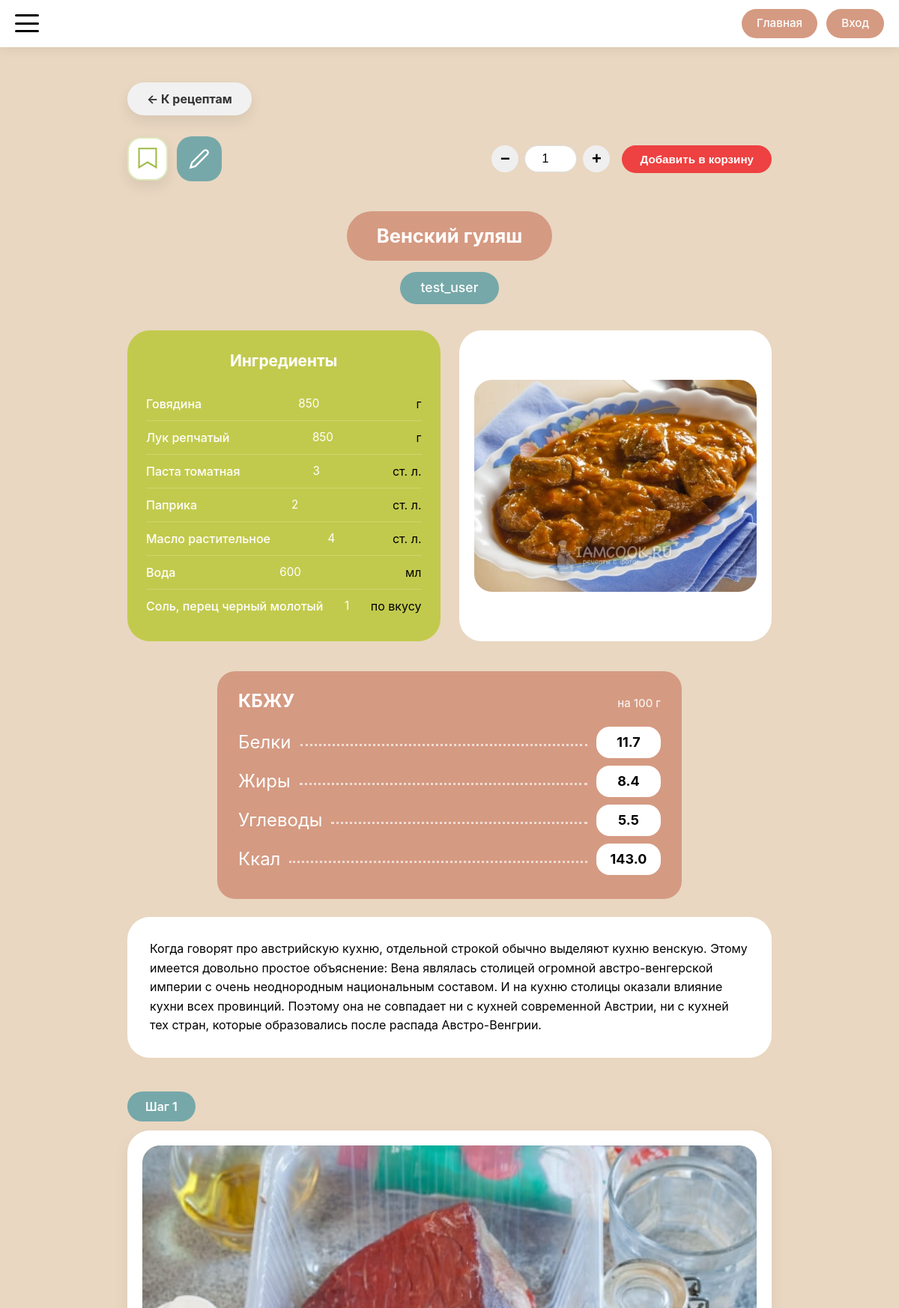
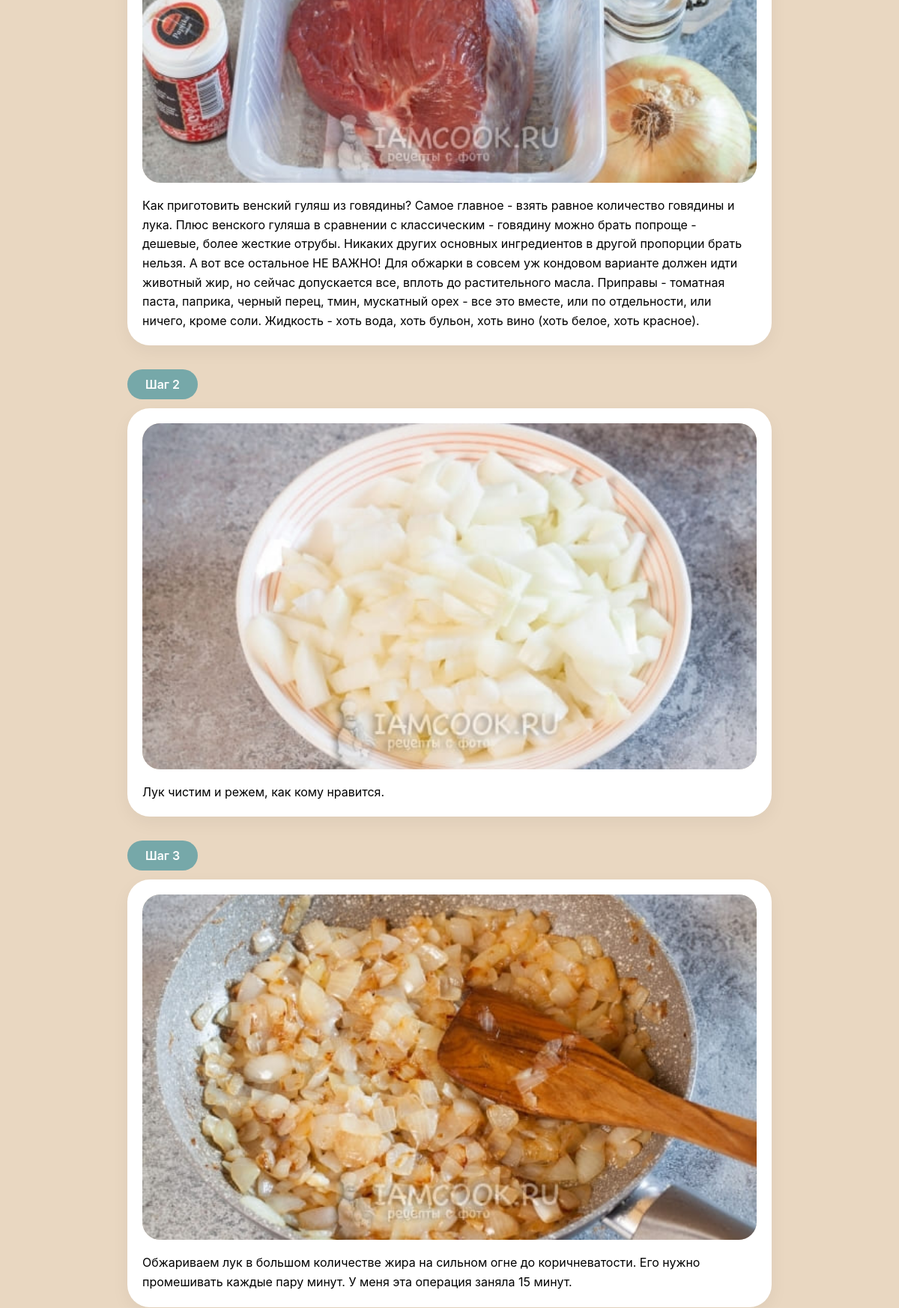
Screenshot of /recipes/21 (upper part) with the database file from the repository (2 pictures, top to bottom).
### models.py (models this page shows, shortened)
class Recipe(db.Model):
    __tablename__ = 'recipe'
    id = db.Column(db.Integer, primary_key=True)
    title = db.Column(db.String(200), nullable=False)
    description = db.Column(db.Text)
    author_id = db.Column(db.Integer, db.ForeignKey('user.id'), nullable=False)
    status = db.Column(db.Enum(RecipeStatusEnum), nullable=False, default=RecipeStatusEnum.PENDING)
    created_at = db.Column(db.DateTime, default=datetime.utcnow)
    updated_at = db.Column(db.DateTime, default=datetime.utcnow, onupdate=datetime.utcnow)
    main_image_url = db.Column(db.String(300))
    calories = db.Column(db.Float, nullable=True)
    proteins = db.Column(db.Float, nullable=True)
    fats = db.Column(db.Float, nullable=True)
    carbohydrates = db.Column(db.Float, nullable=True)
    ingredients = db.Column(db.JSON)  # В SQLAlchemy JSON может хранить массивы
    steps = db.relationship('RecipeStep', backref='recipe', lazy='dynamic', cascade='all, delete-orphan')
    comments = db.relationship('Comment', backref='recipe', lazy='dynamic', cascade='all, delete-orphan')
    notes = db.relationship('Note', backref='recipe', lazy='dynamic', cascade='all, delete-orphan')
    favorites = db.relationship('Favorite', backref='recipe', lazy='dynamic', cascade='all, delete-orphan')
    cart_items = db.relationship('CartItem', backref='recipe', lazy='dynamic', cascade='all, delete-orphan')

class User(db.Model, UserMixin):
    __tablename__ = 'user'
    id = db.Column(db.Integer, primary_key=True)
    username = db.Column(db.String(100), unique=True, nullable=False)
    password_hash = db.Column(db.String(255), nullable=False)
    avatar_url = db.Column(db.String(300))
    created_at = db.Column(db.DateTime, default=datetime.utcnow)
    role = db.Column(db.Enum(UserRoleEnum), nullable=False, default=UserRoleEnum.USER)
    recipes = db.relationship('Recipe', backref='author', lazy='dynamic')
    comments = db.relationship('Comment', backref='author', lazy='dynamic')
    favorites = db.relationship('Favorite', backref='user', lazy='dynamic')
    cart_items = db.relationship('CartItem', backref='user', lazy='dynamic')
    notes = db.relationship('Note', backref='user', lazy='dynamic')
    chefs = db.relationship('Chef', backref='admin', lazy='dynamic')
    articles = db.relationship('Article', backref='author', lazy='dynamic')
    chef_ratings = db.relationship('ChefRating', backref='user', lazy='dynamic', cascade='all, delete-orphan')

class RecipeStep(db.Model):
    __tablename__ = 'recipe_step'
    id = db.Column(db.Integer, primary_key=True)
    recipe_id = db.Column(db.Integer, db.ForeignKey('recipe.id'), nullable=False)
    step_number = db.Column(db.Integer, nullable=False)
    text = db.Column(db.Text, nullable=False)
    image_url = db.Column(db.String(300))
    __table_args__ = (
        db.UniqueConstraint('recipe_id', 'step_number', name='unique_recipe_step'),
    )

### routes/recipe_routes.py (the view, shortened to what this page needs)
@app.route('/recipes/<int:recipe_id>')
def recipe_detail(recipe_id):
    recipe = Recipe.query.get_or_404(recipe_id)
    if current_user.is_authenticated and recipe.author_id == current_user.id:
        return redirect(url_for('recipe_manage', recipe_id=recipe.id))
    is_favorite = False
    cart_servings = 1
    is_in_cart = False
    comments_allowed = recipe.status == RecipeStatusEnum.PUBLISHED
    comments = get_recipe_comments(recipe.id)
    return render_template(
        'recipes/recipe_detail.html',
        recipe=recipe,
        is_favorite=is_favorite,
        cart_servings=cart_servings,
        is_in_cart=is_in_cart,
        comments=comments,
        comments_allowed=comments_allowed
    )

### app.py (called while the page is built)
@app.context_processor
def inject_enums():
    return dict(UserRoleEnum=UserRoleEnum)

### routes/recipe_routes.py (called while the page is built)
def get_recipe_comments(recipe_id):
    comments = (
        Comment.query
        .filter_by(recipe_id=recipe_id)
        .order_by(Comment.created_at.asc())
        .all()
    )
    for comment in comments:
        if comment.created_at and comment.updated_at:
            comment.is_edited = (comment.updated_at - comment.created_at).total_seconds() > 1
        else:
            comment.is_edited = False
    return comments

### templates/recipes/recipe_detail.html (shortened to what this page needs)
{% extends 'base/base.html' %}
{% block main_class %}recipe-detail-main{% endblock %}
{% block container_class %}recipe-detail-container{% endblock %}
{% block content %}
{% with back_url=url_for('recipes'), back_text='К рецептам', back_class='recipe-back-btn' %}
{% include 'components/_back_button.html' %}
{% endwith %}
<div class="recipe-actions-bar">
    <form action="{{ url_for('toggle_favorite', recipe_id=recipe.id) }}" method="POST">
        <button
                type="submit"
                class="recipe-favorite-ribbon js-favorite-toggle {{ 'is-active' if is_favorite else '' }}"
                aria-label="{{ 'Удалить из избранного' if is_favorite else 'Добавить в избранное' }}"
                title="{{ 'Удалить из избранного' if is_favorite else 'Добавить в избранное' }}"
        >
            <svg width="28" height="32" viewBox="0 0 24 28" fill="none" xmlns="http://www.w3.org/2000/svg">
                <path d="M2 2H22V24L12 18L2 24V2Z"/>
            </svg>
        </button>
    </form>
    <a href="{{ url_for('recipe_notes', recipe_id=recipe.id) }}" class="recipe-notes-icon" title="Мои заметки">
        <svg width="28" height="28" viewBox="0 0 24 24" fill="none" stroke="currentColor" stroke-width="2">
            <path d="M17 3a2.85 2.83 0 1 1 4 4L7.5 20.5 2 22l1.5-5.5L17 3z"/>
        </svg>
    </a>
    <div class="recipe-action-buttons">
        <form action="{{ url_for('add_to_cart', recipe_id=recipe.id) }}" method="POST" class="add-to-cart-form">
            <div class="servings-control">
                <button type="button" class="servings-btn" data-action="minus">−</button>
                <input
                        type="number"
                        name="servings"
                        class="servings-input"
                        value="{{ cart_servings }}"
                        min="1"
                >
                <button type="button" class="servings-btn" data-action="plus">+</button>
            </div>
            <button type="submit" class="recipe-action-btn action-cart">
                {% if is_in_cart %}
                Обновить корзину
                {% else %}
                Добавить в корзину
                {% endif %}
            </button>
        </form>
    </div>
</div>
<div class="recipe-info-block">
    <div class="recipe-title-wrapper">
        <div class="recipe-title-pill">{{ recipe.title }}</div>
    </div>
    <div class="recipe-author-wrapper">
        <div class="recipe-author-pill">{{ recipe.author.username }}</div>
    </div>
    <div class="recipe-ingredients-photo-row">
        <div class="recipe-ingredients-box">
            <div class="recipe-ingredients-title">Ингредиенты</div>
            <ul class="recipe-ingredients-list">
                {% for ingredient in recipe.ingredients %}
                <li class="recipe-ingredient-item">
                    <span class="ingredient-name">{{ ingredient.name }}</span>
                    <span class="ingredient-amount">{{ ingredient.amount }}</span>
                    <span class="ingredient-unit">{{ ingredient.unit }}</span>
                </li>
                {% endfor %}
            </ul>
        </div>
        {% if recipe.main_image_url %}
        <div class="recipe-photo-box">
            <div class="recipe-photo-inner">
                <img src="{{ recipe.main_image_url }}"
                     alt="{{ recipe.title }}">
            </div>
        </div>
        {% endif %}
    </div>
</div>
{% include 'components/_nutrition_view.html' %}
<div class="recipe-description-block">
    <div class="recipe-description-card">
        <div class="recipe-description-content">{{ recipe.description|safe }}</div>
    </div>
</div>
<div class="recipe-steps-block">
    {% for step in recipe.steps %}
    {% set step_index = loop.index %}
    {% include 'components/_step_block.html' with context %}
    {% endfor %}
</div>
{% endblock %}

### templates/components/_nutrition_view.html
{% set has_nutrition =
recipe.proteins is not none
or recipe.fats is not none
or recipe.carbohydrates is not none
or recipe.calories is not none
%}
{% if has_nutrition %}
<div class="nutrition-view-card">
    <div class="nutrition-view-header">
        <span>КБЖУ</span>
        <span class="nutrition-view-subtitle">на 100 г</span>
    </div>
    <div class="nutrition-view-row">
        <span>Белки</span>
        <span class="nutrition-dots"></span>
        <strong>{{ recipe.proteins if recipe.proteins is not none else '—' }}</strong>
    </div>
    <div class="nutrition-view-row">
        <span>Жиры</span>
        <span class="nutrition-dots"></span>
        <strong>{{ recipe.fats if recipe.fats is not none else '—' }}</strong>
    </div>
    <div class="nutrition-view-row">
        <span>Углеводы</span>
        <span class="nutrition-dots"></span>
        <strong>{{ recipe.carbohydrates if recipe.carbohydrates is not none else '—' }}</strong>
    </div>
    <div class="nutrition-view-row">
        <span>Ккал</span>
        <span class="nutrition-dots"></span>
        <strong>{{ recipe.calories if recipe.calories is not none else '—' }}</strong>
    </div>
</div>
{% endif %}

### templates/components/_step_block.html
<div class="recipe-step-item">
    <div class="step-number-pill">Шаг {{ step_index }}</div>
    <div class="step-card">
        {% if step.image_url %}
        <div class="step-image">
            <img src="{{ step.image_url }}"
                 alt="Шаг {{ step_index }}">
        </div>
        {% endif %}
        <div class="step-text">{{ step.text }}</div>
    </div>
</div>

### rows the page displays
Recipe: title "Венский гуляш", main_image_url (picture), proteins "11.7", fats "8.4", carbohydrates "5.5", calories "143.0", description "Когда говорят про австрийскую кухню, отдельной строкой обычно выделяют кухню венскую. Этому имеется довольно простое объяснение: Вена являлась столицей огромной австро-венгерской империи с очень неоднородным национальным составом. И на кухню столицы оказали влияние кухни всех провинций. Поэтому она не совпадает ни с кухней современной Австрии, ни с кухней тех стран, которые образовались после распада Австро-Венгрии."
User: author.username "test_user"
RecipeStep: step_number "1", image_url (picture), text "Как приготовить венский гуляш из говядины? Самое главное - взять равное количество говядины и лука. Плюс венского гуляша в сравнении с классическим - говядину можно брать попроще - дешевые, более жесткие отрубы. Никаких других основных ингредиентов в другой пропорции брать нельзя. А вот все остальное НЕ ВАЖНО! Для обжарки в совсем уж кондовом варианте должен идти животный жир, но сейчас допускается все, вплоть до растительного масла. Приправы - томатная паста, паприка, черный перец, тмин, мускатный орех - все это вместе, или по отдельности, или ничего, кроме соли. Жидкость - хоть вода, хоть бульон, хоть вино (хоть белое, хоть красное)."
RecipeStep: step_number "2", image_url (picture), text "Лук чистим и режем, как кому нравится."
RecipeStep: step_number "3", image_url (picture), text "Обжариваем лук в большом количестве жира на сильном огне до коричневатости. Его нужно промешивать каждые пару минут. У меня эта операция заняла 15 минут."

### other values shown
{{ back_text }} "К рецептам"
{{ ingredient.name }} "Говядина" "Лук репчатый" "Паста томатная" "Паприка" "Масло растительное" "Вода" "Соль, перец черный молотый"
{{ ingredient.amount }} "850" "850" "3" "2" "4" "600" "1"
{{ ingredient.unit }} "г" "г" "ст. л." "ст. л." "ст. л." "мл" "по вкусу"
